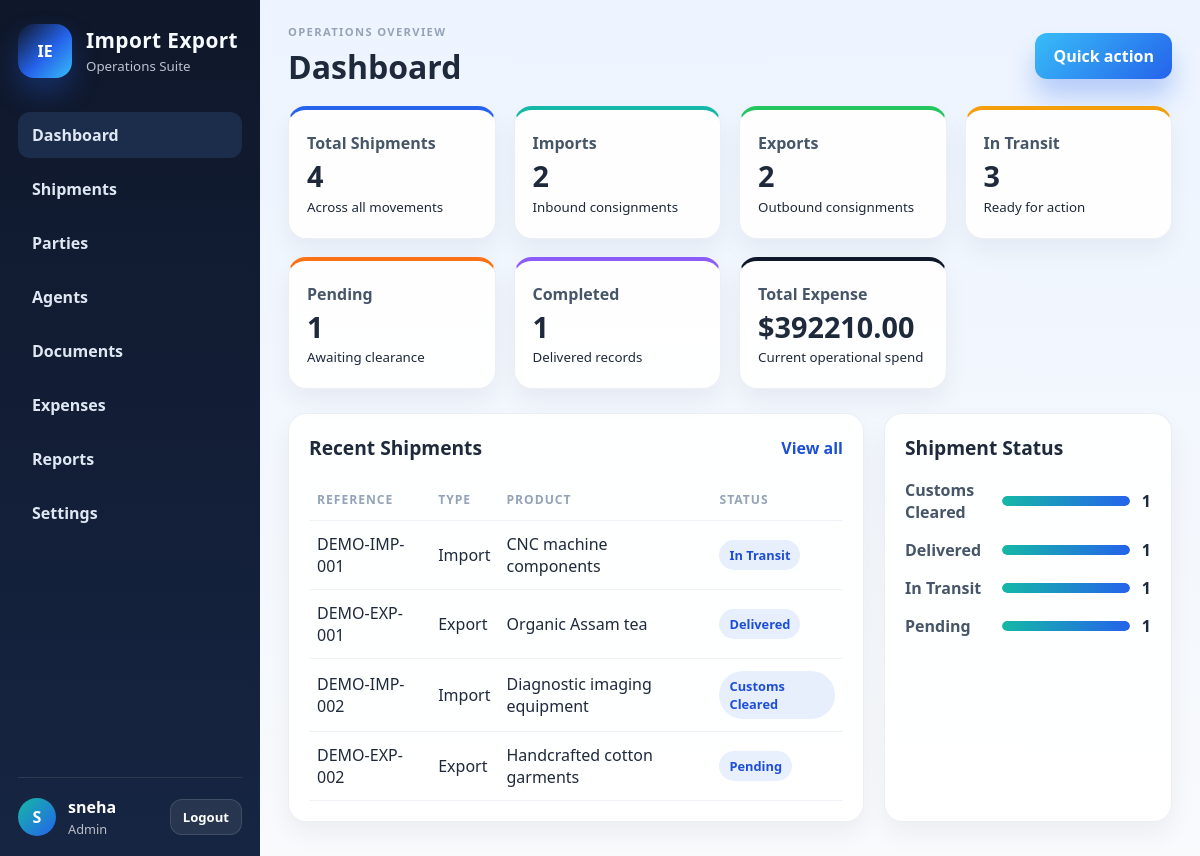
The app's page /dashboard (signed in) with its own data.
### tables this page shows
CREATE TABLE shipments (
        id INTEGER PRIMARY KEY AUTOINCREMENT,
        reference_no TEXT NOT NULL UNIQUE,
        shipment_type TEXT NOT NULL CHECK(shipment_type IN ('Import', 'Export')),
        product_description TEXT NOT NULL,
        importer_id INTEGER,
        exporter_id INTEGER,
        origin_country TEXT,
        destination_country TEXT,
        origin_port TEXT,
        destination_port TEXT,
        hs_code TEXT,
        quantity REAL,
        unit TEXT,
        invoice_value REAL,
        currency TEXT,
        exchange_rate REAL,
        invoice_no TEXT,
        invoice_date TEXT,
        shipment_date TEXT,
        expected_arrival TEXT,
        actual_arrival TEXT,
        container_no TEXT,
        bl_awb_no TEXT,
        transport_mode TEXT,
        carrier TEXT,
        agent_id INTEGER,
        assigned_staff TEXT,
        shipment_status TEXT NOT NULL DEFAULT 'Pending',
        notes TEXT,
        created_at TEXT NOT NULL DEFAULT CURRENT_TIMESTAMP,
        updated_at TEXT NOT NULL DEFAULT CURRENT_TIMESTAMP,
        FOREIGN KEY (importer_id) REFERENCES parties(id),
        FOREIGN KEY (exporter_id) REFERENCES parties(id),
        FOREIGN KEY (agent_id) REFERENCES agents(id)
    );

### app/routes/dashboard.py (the view)
@dashboard_bp.route('/dashboard')
@login_required
def dashboard():
    db = get_db()
    totals = db.execute('''
        SELECT
            COUNT(*) AS total_shipments,
            SUM(CASE WHEN shipment_type = 'Import' THEN 1 ELSE 0 END) AS import_count,
            SUM(CASE WHEN shipment_type = 'Export' THEN 1 ELSE 0 END) AS export_count,
            SUM(CASE WHEN shipment_status IN ('In Transit', 'Pending', 'Customs Cleared') THEN 1 ELSE 0 END) AS active_count,
            SUM(CASE WHEN shipment_status = 'Pending' THEN 1 ELSE 0 END) AS pending_count,
            SUM(CASE WHEN shipment_status = 'Delivered' THEN 1 ELSE 0 END) AS completed_count
        FROM shipments
    ''').fetchone()
    expenses = db.execute('SELECT COALESCE(SUM(amount), 0) AS total_expenses FROM expenses').fetchone()
    recent = db.execute('''
        SELECT s.*, p.company_name AS importer_name, p2.company_name AS exporter_name
        FROM shipments s
        LEFT JOIN parties p ON p.id = s.importer_id
        LEFT JOIN parties p2 ON p2.id = s.exporter_id
        ORDER BY s.created_at DESC
        LIMIT 6
    ''').fetchall()
    status_distribution = db.execute('''
        SELECT shipment_status AS label, COUNT(*) AS value
        FROM shipments
        GROUP BY shipment_status
        ORDER BY value DESC
    ''').fetchall()
    monthly = db.execute('''
        SELECT strftime('%Y-%m', shipment_date) AS month,
               SUM(CASE WHEN shipment_type='Import' THEN 1 ELSE 0 END) AS imports,
               SUM(CASE WHEN shipment_type='Export' THEN 1 ELSE 0 END) AS exports
        FROM shipments
        WHERE shipment_date IS NOT NULL
        GROUP BY strftime('%Y-%m', shipment_date)
        ORDER BY month DESC
        LIMIT 6
    ''').fetchall()
    return render_template('dashboard.html', totals=totals, expense_total=expenses['total_expenses'], recent_shipments=recent, status_distribution=status_distribution, monthly=monthly)

### app/db.py (called while the page is built)
def get_db():
    if 'db' not in g:
        conn = sqlite3.connect(current_app.config['DATABASE_PATH'])
        conn.row_factory = sqlite3.Row
        conn.execute('PRAGMA foreign_keys = ON')
        g.db = conn
    return g.db

### app/templates/dashboard.html (shortened to what this page needs)
{% extends 'base.html' %}
{% block page_title %}Dashboard{% endblock %}
{% block content %}
<div class="stats-grid">
    <div class="card stat stat-blue">
        <span>Total Shipments</span>
        <strong>{{ totals.total_shipments or 0 }}</strong>
        <small>Across all movements</small>
    </div>
    <div class="card stat stat-teal">
        <span>Imports</span>
        <strong>{{ totals.import_count or 0 }}</strong>
        <small>Inbound consignments</small>
    </div>
    <div class="card stat stat-green">
        <span>Exports</span>
        <strong>{{ totals.export_count or 0 }}</strong>
        <small>Outbound consignments</small>
    </div>
    <div class="card stat stat-gold">
        <span>In Transit</span>
        <strong>{{ totals.active_count or 0 }}</strong>
        <small>Ready for action</small>
    </div>
    <div class="card stat stat-orange">
        <span>Pending</span>
        <strong>{{ totals.pending_count or 0 }}</strong>
        <small>Awaiting clearance</small>
    </div>
    <div class="card stat stat-purple">
        <span>Completed</span>
        <strong>{{ totals.completed_count or 0 }}</strong>
        <small>Delivered records</small>
    </div>
    <div class="card stat stat-dark">
        <span>Total Expense</span>
        <strong>${{ '%.2f'|format(expense_total or 0) }}</strong>
        <small>Current operational spend</small>
    </div>
</div>
<div class="content-grid">
    <section class="panel panel-large">
        <div class="panel-header">
            <h3>Recent Shipments</h3>
            <a href="/shipments" class="text-link">View all</a>
        </div>
        <table class="data-table">
            <thead>
                <tr><th>Reference</th><th>Type</th><th>Product</th><th>Status</th></tr>
            </thead>
            <tbody>
            {% for item in recent_shipments %}
            <tr>
                <td>{{ item.reference_no }}</td>
                <td>{{ item.shipment_type }}</td>
                <td>{{ item.product_description }}</td>
                <td><span class="status-pill">{{ item.shipment_status }}</span></td>
            </tr>
            {% endfor %}
            </tbody>
        </table>
    </section>
    <section class="panel panel-side">
        <div class="panel-header">
            <h3>Shipment Status</h3>
        </div>
        <div class="mini-chart">
            {% for item in status_distribution %}
            <div class="mini-row">
                <div class="mini-label"><span>{{ item.label }}</span></div>
                <div class="mini-bar-wrap">
                    <div class="mini-bar" style="width: {{ (item.value * 100 / (status_distribution[0].value or 1))|round|int }}%;"></div>
                </div>
                <strong>{{ item.value }}</strong>
            </div>
            {% endfor %}
        </div>
    </section>
</div>
{% endblock %}

### app/static/css/style.css (style rules this page uses)
:root { --navy-900: #0f172a; --navy-800: #162542; --navy-700: #1d3a5f; --blue-500: #2563eb; --blue-600: #1d4ed8; --teal-500: #14b8a6; --green-500: #22c55e; --gold-500: #f59e0b; --purple-500: #8b5cf6; --slate-50: #f8fafc; --slate-100: #eef2f7; --slate-200: #dfe7f1; --slate-400: #94a3b8; --slate-600: #475569; --slate-800: #1e293b; --danger-100: #fee2e2; --danger-700: #b91c1c; --success-100: #dcfce7; --success-700: #166534; }
* { box-sizing: border-box; }
body { margin: 0; font-family: "Segoe UI", Tahoma, Geneva, Verdana, sans-serif; background: linear-gradient(180deg, #edf4ff 0%, #f8fafc 100%); color: var(--slate-800); }
a { color: var(--blue-600); text-decoration: none; }
.stats-grid { display: grid; grid-template-columns: repeat(auto-fit, minmax(180px, 1fr)); gap: 18px; margin-bottom: 24px; }
.card, .panel { background: rgba(255,255,255,0.9); border: 1px solid rgba(148,163,184,0.18); border-radius: 18px; box-shadow: 0 12px 25px rgba(15,23,42,0.05); }
.stat { padding: 22px 18px; display: grid; gap: 6px; }
.stat span { color: var(--slate-600); font-weight: 600; }
.stat strong { font-size: clamp(1.8rem, 2.2vw, 2.5rem); color: var(--slate-800); line-height: 1.1; }
.stat small { color: var(--slate-500); }
.stat-blue { border-top: 4px solid var(--blue-500); }
.stat-teal { border-top: 4px solid var(--teal-500); }
.stat-green { border-top: 4px solid var(--green-500); }
.stat-gold { border-top: 4px solid var(--gold-500); }
.stat-orange { border-top: 4px solid #f97316; }
.stat-purple { border-top: 4px solid var(--purple-500); }
.stat-dark { border-top: 4px solid var(--navy-900); }
.content-grid { display: grid; grid-template-columns: 2fr 1fr; gap: 20px; }
.panel { padding: 20px; }
.panel-header { display: flex; justify-content: space-between; align-items: center; margin-bottom: 18px; }
.panel-header h3 { margin: 0; font-size: 1.2rem; }
.text-link { font-weight: 600; }
.data-table { width: 100%; border-collapse: collapse; }
.data-table th, .data-table td { text-align: left; padding: 12px 8px; border-bottom: 1px solid var(--slate-100); }
.data-table th { font-size: 0.76rem; text-transform: uppercase; letter-spacing: 0.08em; color: var(--slate-400); font-weight: 700; }
.status-pill { display: inline-flex; padding: 6px 10px; border-radius: 999px; background: rgba(37,99,235,0.1); color: var(--blue-600); font-weight: 600; font-size: 0.8rem; }
.mini-chart { display: grid; gap: 16px; }
.mini-row { display: grid; grid-template-columns: 1fr 1.5fr auto; align-items: center; gap: 12px; }
.mini-label { color: var(--slate-600); font-weight: 600; }
.mini-bar-wrap { width: 100%; height: 10px; border-radius: 999px; background: var(--slate-100); overflow: hidden; }
.mini-bar { height: 100%; border-radius: inherit; background: linear-gradient(90deg, var(--teal-500), var(--blue-500)); }

### records on screen
shipments: reference_no "DEMO-IMP-001", shipment_type "Import", product_description "CNC machine components", shipment_status "In Transit", label "In Transit", {{ (item.value * 100 / (status_distribution[0].value or 1))|round|int }} 100 (drawn), value "1"
shipments: reference_no "DEMO-EXP-001", shipment_type "Export", product_description "Organic Assam tea", shipment_status "Delivered", label "Delivered", {{ (item.value * 100 / (status_distribution[0].value or 1))|round|int }} 100 (drawn), value "1"
shipments: reference_no "DEMO-IMP-002", shipment_type "Import", product_description "Diagnostic imaging equipment", shipment_status "Customs Cleared", label "Customs Cleared", {{ (item.value * 100 / (status_distribution[0].value or 1))|round|int }} 100 (drawn), value "1"
shipments: reference_no "DEMO-EXP-002", shipment_type "Export", product_description "Handcrafted cotton garments", shipment_status "Pending", label "Pending", {{ (item.value * 100 / (status_distribution[0].value or 1))|round|int }} 100 (drawn), value "1"

### other values on screen
{{ session.get('username')[0].upper() }} "S"
{{ session.get('username') }} "sneha"
{{ session.get('role') | title }} "Admin"
{{ totals.total_shipments or 0 }} "4"
{{ totals.import_count or 0 }} "2"
{{ totals.export_count or 0 }} "2"
{{ totals.active_count or 0 }} "3"
{{ totals.pending_count or 0 }} "1"
{{ totals.completed_count or 0 }} "1"
{{ '%.2f'|format(expense_total or 0) }} "392210.00"
